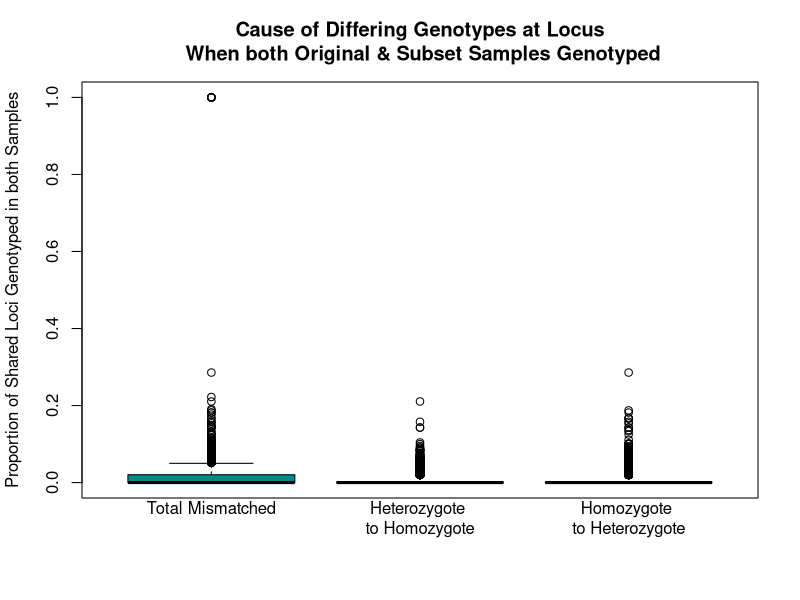
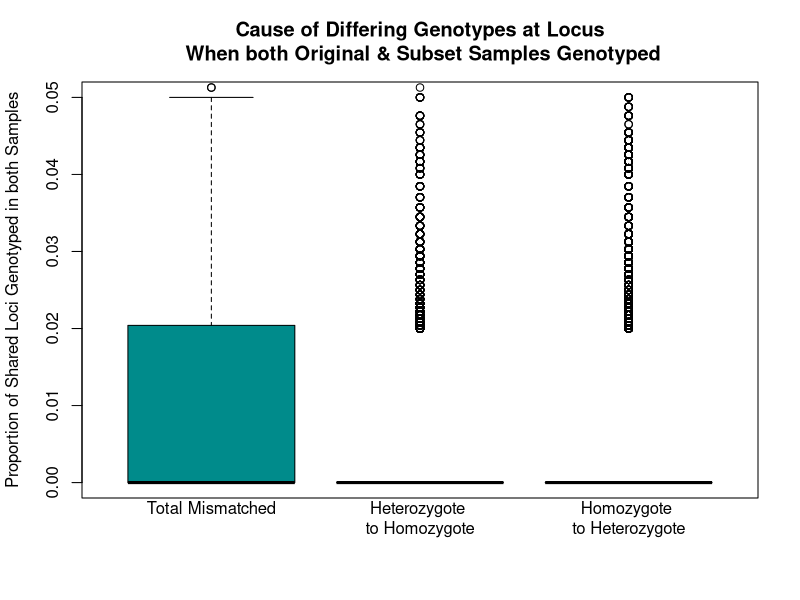
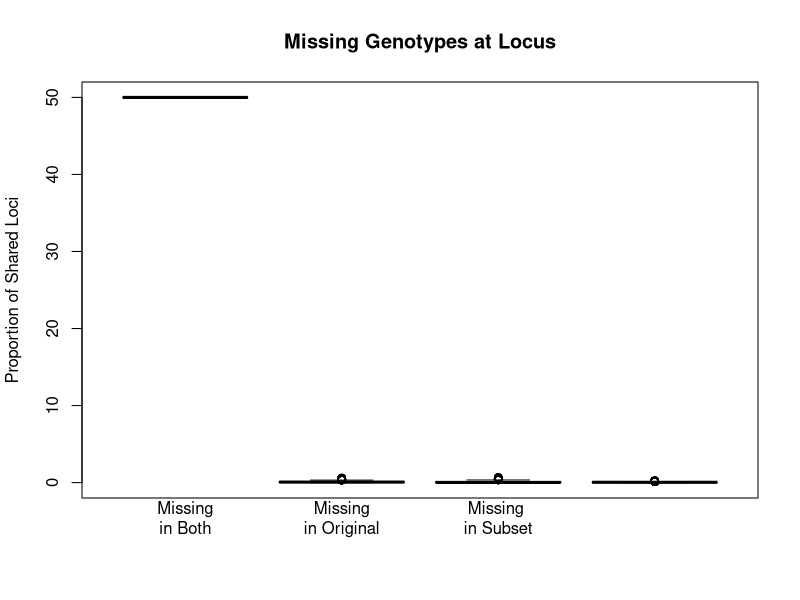
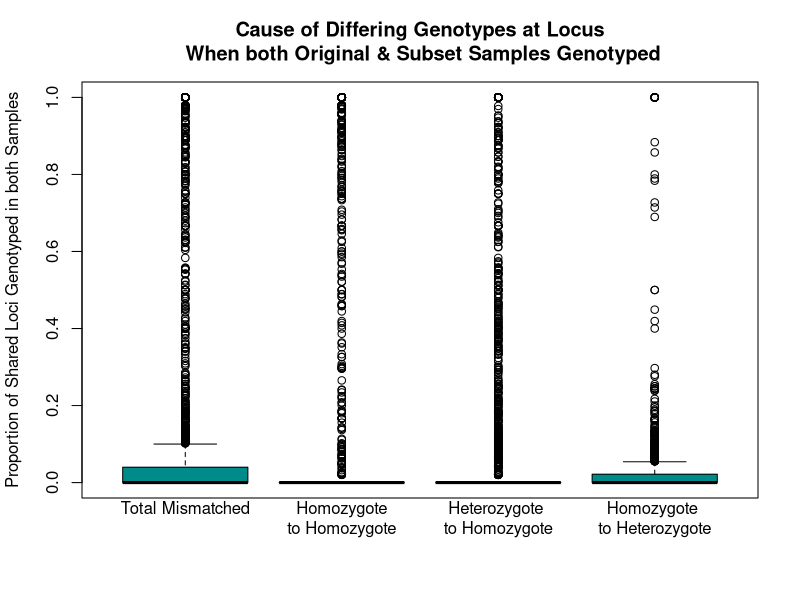
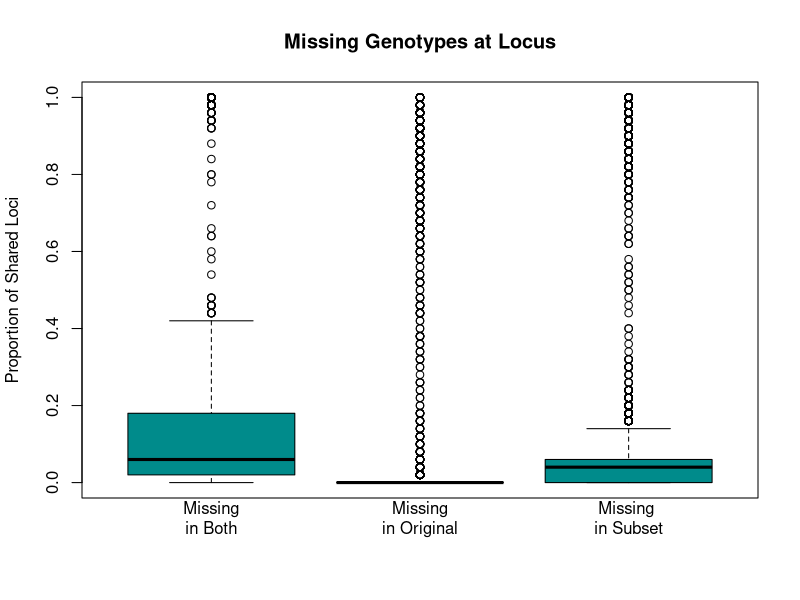

Write R code to recreate these figures, in order.
################## Testing Genotype Error with Lower Stack Depth ################
#
## This script plots the differences in genotypes between Korean samples (full file size, m = 10) and subset Korean samples (half file size, m = 3) 
## Note that the python Jupyter Notebook 'Testing Lower Stack Depth by Locus Mismatches' must be run before this R code to produce the input files
#
# MF, Last updated 4/23/2018
#
#################################################################################

library(readr)
library(ggplot2)
library(dplyr)


###################################### STACKS CALLING GENOTYPES ############################

# Read in Data ------------------------------------------------------------
setwd("D:/Pacific cod/DataAnalysis/PCod-Compare-repo/stacks_pipeline_analyses/analyses_AK_LowGenotypeRate/batch4")

compare_KOR_genos_Depths3v10 <- read_delim("LowStackDepthSim/compare_KOR_genos_Depths3v10_byLocus.txt", "\t", escape_double = FALSE, trim_ws = TRUE)
View(compare_KOR_genos_Depths3v10)

mydata <- compare_KOR_genos_Depths3v10



# Create Mismatch Variable ------------------------------------------------
mydata_plus <- mutate(mydata, mismatched=1-matched)
View(mydata_plus)

mydata_plus_filtered <- mydata_plus[-c(which(mydata_plus$mismatched == 1)),]
max(mydata_plus_filtered$mismatched)

mydata_mismatches <- select(mydata_plus, c(mismatched, diff_homhet, diff_hethom))



# Boxplot -----------------------------------------------------------------

boxplot(mydata_mismatches,  col="darkcyan", xaxt="n", ylab = "Proportion of Shared Loci Genotyped in both Samples", main = "Cause of Differing Genotypes at Locus\n When both Original & Subset Samples Genotyped")
axis(side=1, at=1:3, c("Total Mismatched\n", "\nHeterozygote \nto Homozygote", "\nHomozygote \nto Heterozygote"), tick=FALSE)

boxplot(mydata_mismatches,  col="darkcyan", xaxt="n", ylim = c(0, 0.05), ylab = "Proportion of Shared Loci Genotyped in both Samples", main = "Cause of Differing Genotypes at Locus\n When both Original & Subset Samples Genotyped")
axis(side=1, at=1:3, c("Total Mismatched\n", "\nHeterozygote \nto Homozygote", "\nHomozygote \nto Heterozygote"), tick=FALSE)

mean(mydata_mismatches$mismatched)
# 0.009330867


# Boxplot Missing ---------------------------------------------------------
mydata_missing <- select(mydata, c(n_pairs, both_miss, b1_miss, b2_miss))

boxplot(mydata_missing,  col="darkcyan", xaxt="n", ylab = "Proportion of Shared Loci", main = "Missing Genotypes at Locus")
axis(side=1, at=1:3, c("Missing\nin Both", "Missing\nin Original","Missing \nin Subset"), tick=FALSE)





###################################### RECALLED GENOTYPES ##############################################

# Read in Data ------------------------------------------------------------
compare_KOR_genos_Depths3v10_MB <- read.delim("LowStackDepthSim_revised/KOR_genotypes_depth3v10_MB_perlocus_mismatches_rerun.txt", "\t",header=TRUE)

mydata <- compare_KOR_genos_Depths3v10_MB
View(mydata)


# Create Mismatch Variable ------------------------------------------------
mydata_plus <- mutate(mydata, p.matched = n.matched / n.both.genod)
View(mydata_plus)

mydata_plus <- mydata_plus %>%
  mutate(p.mismatched = 1-p.matched) %>%
  mutate(p.mismatch.homhom = n.mismatch.hom2hom / n.both.genod) %>%
  mutate(p.mismatch.homhet = n.mismatch.hom2het / n.both.genod) %>%
  mutate(p.mismatch.hethom = n.mismatch.het2hom / n.both.genod)

mydata_mismatches <- select(mydata_plus, c(p.mismatched, p.mismatch.homhom, p.mismatch.hethom, p.mismatch.homhet))
mydata_mismatches <- filter(mydata_mismatches, !is.na(p.mismatched))

mean(mydata_mismatches$p.mismatched)

# Boxplot Mismatches -----------------------------------------------------------------

boxplot(mydata_mismatches,  col="darkcyan", xaxt="n", ylab = "Proportion of Shared Loci Genotyped in both Samples", main = "Cause of Differing Genotypes at Locus\n When both Original & Subset Samples Genotyped")
axis(side=1, at=1:4, c("Total Mismatched\n", "\nHomozygote\nto Homozygote","\nHeterozygote \nto Homozygote", "\nHomozygote \nto Heterozygote"), tick=FALSE)
median(mydata_mismatches$p.mismatched)
mean(mydata_plus$mismatched)




# Boxplot Missing ---------------------------------------------------------
mydata_missing <- select(mydata_plus, c(n.pairs, n.both.miss, n.b1.miss, n.b2.miss))
mydata_missing <- mydata_missing %>%
  mutate(p.both.miss = n.both.miss / n.pairs) %>%
  mutate(p.b1.miss = n.b1.miss / n.pairs) %>%
  mutate(p.b2.miss = n.b2.miss / n.pairs)

mydata_missing <- select(mydata_missing, c(p.both.miss, p.b1.miss, p.b2.miss))

boxplot(mydata_missing,  col="darkcyan", xaxt="n", ylab = "Proportion of Shared Loci", main = "Missing Genotypes at Locus")
axis(side=1, at=1:3, c("Missing\nin Both", "Missing\nin Original","Missing \nin Subset"), tick=FALSE)


